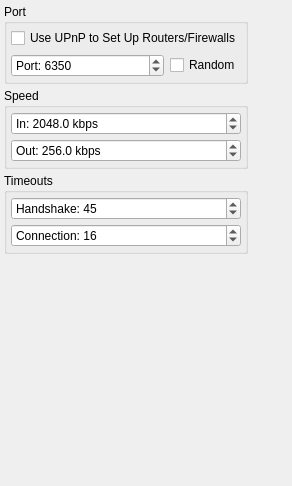
             <widget class="QWidget" name="pageConnection">
              <layout class="QGridLayout" name="gridLayout_16">
               <property name="margin">
                <number>4</number>
               </property>
               <property name="spacing">
                <number>4</number>
               </property>
               <item row="1" column="0">
                <widget class="QGroupBox" name="groupBoxConnectionSpeed">
                 <property name="title">
                  <string>Speed</string>
                 </property>
                 <layout class="QGridLayout" name="gridLayout_15">
                  <property name="margin">
                   <number>4</number>
                  </property>
                  <property name="spacing">
                   <number>4</number>
                  </property>
                  <item row="1" column="0" colspan="2">
                   <widget class="QDoubleSpinBox" name="doubleSpinBoxInSpeed">
                    <property name="prefix">
                     <string>In: </string>
                    </property>
                    <property name="suffix">
                     <string> kbps</string>
                    </property>
                    <property name="decimals">
                     <number>1</number>
                    </property>
                    <property name="minimum">
                     <double>28.800000000000001</double>
                    </property>
                    <property name="maximum">
                     <double>155000.000000000000000</double>
                    </property>
                    <property name="value">
                     <double>2048.000000000000000</double>
                    </property>
                   </widget>
                  </item>
                  <item row="2" column="0" colspan="2">
                   <widget class="QDoubleSpinBox" name="doubleSpinBoxOutSpeed">
                    <property name="prefix">
                     <string>Out: </string>
                    </property>
                    <property name="suffix">
                     <string> kbps</string>
                    </property>
                    <property name="decimals">
                     <number>1</number>
                    </property>
                    <property name="minimum">
                     <double>28.800000000000001</double>
                    </property>
                    <property name="maximum">
                     <double>155000.000000000000000</double>
                    </property>
                    <property name="value">
                     <double>256.000000000000000</double>
                    </property>
                   </widget>
                  </item>
                 </layout>
                </widget>
               </item>
               <item row="3" column="0">
                <widget class="QGroupBox" name="groupBoxConnectionTimeouts">
                 <property name="title">
                  <string>Timeouts</string>
                 </property>
                 <layout class="QVBoxLayout" name="verticalLayout_27">
                  <property name="spacing">
                   <number>4</number>
                  </property>
                  <property name="margin">
                   <number>4</number>
                  </property>
                  <item>
                   <widget class="QSpinBox" name="spinBoxHandshakeTimeout">
                    <property name="prefix">
                     <string>Handshake: </string>
                    </property>
                    <property name="minimum">
                     <number>1</number>
                    </property>
                    <property name="maximum">
                     <number>480</number>
                    </property>
                    <property name="value">
                     <number>45</number>
                    </property>
                   </widget>
                  </item>
                  <item>
                   <widget class="QSpinBox" name="spinBoxConnectionTimeout">
                    <property name="prefix">
                     <string>Connection: </string>
                    </property>
                    <property name="minimum">
                     <number>1</number>
                    </property>
                    <property name="maximum">
                     <number>480</number>
                    </property>
                    <property name="value">
                     <number>16</number>
                    </property>
                   </widget>
                  </item>
                 </layout>
                </widget>
               </item>
               <item row="4" column="0">
                <spacer name="verticalSpacer_15">
                 <property name="orientation">
                  <enum>Qt::Vertical</enum>
                 </property>
                 <property name="sizeHint" stdset="0">
                  <size>
                   <width>213</width>
                   <height>228</height>
                  </size>
                 </property>
                </spacer>
               </item>
               <item row="1" column="1">
                <spacer name="horizontalSpacer_6">
                 <property name="orientation">
                  <enum>Qt::Horizontal</enum>
                 </property>
                 <property name="sizeHint" stdset="0">
                  <size>
                   <width>40</width>
                   <height>20</height>
                  </size>
                 </property>
                </spacer>
               </item>
               <item row="0" column="0">
                <widget class="QGroupBox" name="groupBoxConnectionPort">
                 <property name="title">
                  <string>Port</string>
                 </property>
                 <layout class="QGridLayout" name="gridLayout_29">
                  <property name="margin">
                   <number>4</number>
                  </property>
                  <item row="1" column="1">
                   <widget class="QSpinBox" name="spinBoxNetworkPort">
                    <property name="sizePolicy">
                     <sizepolicy hsizetype="MinimumExpanding" vsizetype="Fixed">
                      <horstretch>0</horstretch>
                      <verstretch>0</verstretch>
                     </sizepolicy>
                    </property>
                    <property name="prefix">
                     <string>Port: </string>
                    </property>
                    <property name="minimum">
                     <number>1024</number>
                    </property>
                    <property name="maximum">
                     <number>65535</number>
                    </property>
                    <property name="value">
                     <number>6350</number>
                    </property>
                   </widget>
                  </item>
                  <item row="1" column="2">
                   <widget class="QCheckBox" name="checkBoxRandomPort">
                    <property name="text">
                     <string>Random</string>
                    </property>
                   </widget>
                  </item>
                  <item row="0" column="1" colspan="2">
                   <widget class="QCheckBox" name="checkBoxEnableUPnP">
                    <property name="text">
                     <string>Use UPnP to Set Up Routers/Firewalls</string>
                    </property>
                   </widget>
                  </item>
                 </layout>
                </widget>
               </item>
              </layout>
             </widget>
